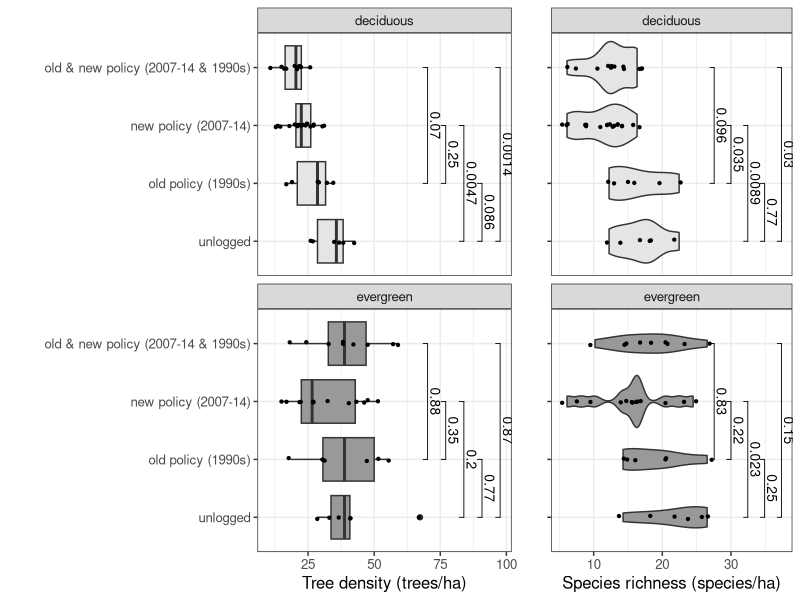
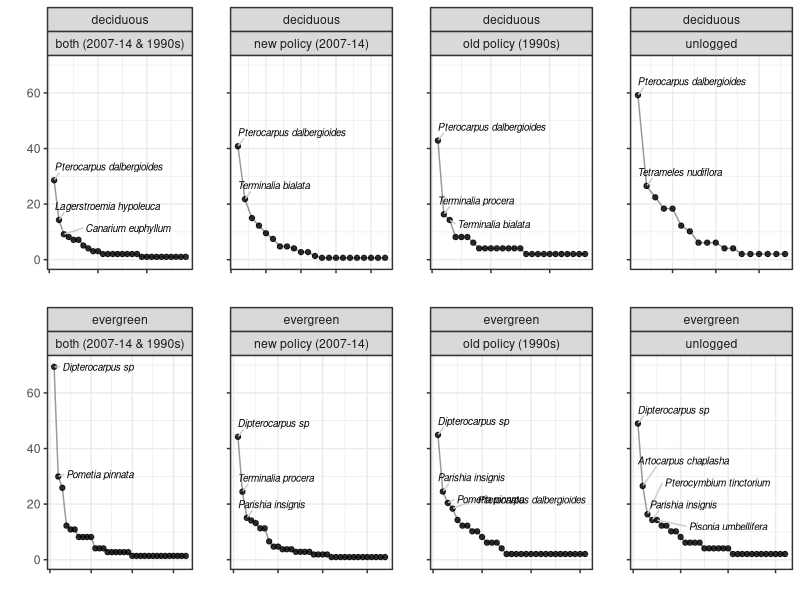
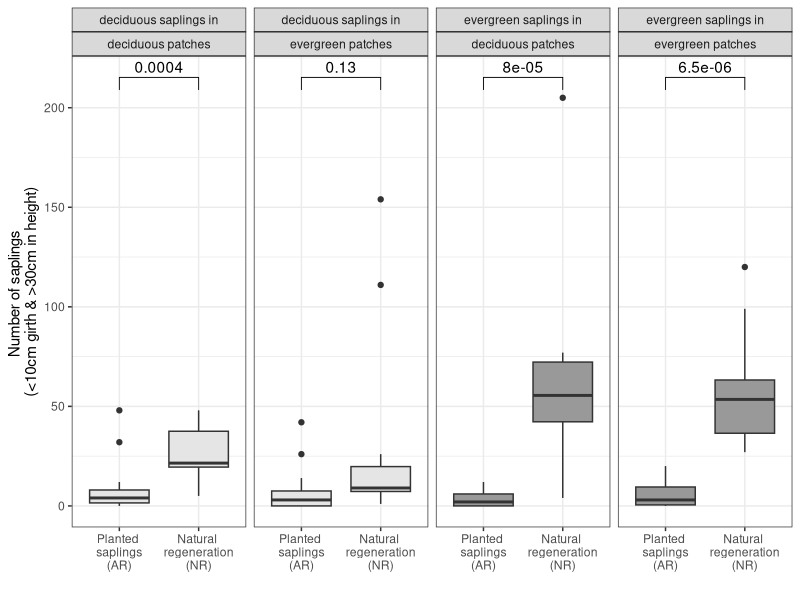

Recreate these plots in R, in order.
#### July 2023 ####

### Prep
library(tidyverse)
library(readxl)
library(ggpubr)
library(ggrepel)
library(cowplot)

### Figure 1: see PPT file
### Figure 2: Large tree density& richness ~ logging-treatment, forest-type ####

d.lar <- read_csv(file = "plotdata_large.csv")

dat2.tmp <- data.frame()
for(i in 1:n_distinct(d.lar$plot_ID))
{
  iplot <- d.lar %>% filter(plot_ID==sort(unique(d.lar$plot_ID))[i]) %>% filter(code!="stump")
  idat2 <-
    c(instem = nrow(iplot) * (1/0.49), # scaled to 1 ha
      # ieH = diversity(x = iplot %>% pull(code) %>% table(),index = "shannon") %>% exp(),
      insp = n_distinct(iplot$code) * (1/0.49)) # scaled to 1 ha

  dat2.tmp <- bind_rows(dat2.tmp,idat2)
}

dat2 <-
  dat2.tmp %>% mutate(plot_ID = sort(unique(d.lar$plot_ID))) %>%
  left_join(y = d.lar %>% select(plot_ID,treatment,forest_type) %>% unique())

comparisons_fig2 <- list( c("TL", "OL_far"), #c("TL", "OL_near"),
                          c("OL_far", "OL_near"),
                          c("baseline", "OL_near"),
                          c("baseline", "OL_far"),c("baseline", "TL"))

commongg_fig2 <- list(
  stat_compare_means(comparisons = comparisons_fig2,method = "t.test",
                          paired = F,label = "p.format", size = 3.5),
  scale_fill_manual(name ="",values = c("grey90","grey60")),
  scale_x_discrete(labels=c("unlogged"," old policy (1990s)","new policy (2007-14)",
                            "old & new policy (2007-14 & 1990s)")),
  theme_bw(),guides(fill=F),xlab(""),
  theme(text = element_text(size=12)),coord_flip())

fig2 <-
  plot_grid(
  ggplot(data = dat2,
         aes(y=instem,x=treatment)) +
    geom_boxplot(aes(fill=forest_type)) +
    geom_jitter(width = 0.03,size=0.8) + facet_wrap(.~forest_type,nrow = 2) +
    ylab("Tree density (trees/ha)") + commongg_fig2,

  ggplot(data = dat2,
         aes(y=insp,x=treatment)) +
    geom_violin(aes(fill=forest_type)) +
    geom_jitter(width = 0.03,size=0.8) + facet_wrap(.~forest_type,nrow = 2) +
    ylab("Species richness (species/ha)") + commongg_fig2 +
    theme(axis.text.y = element_blank()),
  rel_widths = c(1.85,1),
  ncol = 2)

ggsave(plot = fig2,filename = "figure2.png",device = "png",width = 24,height = 13,units = "cm",dpi = 300)

### Figure 3: Rank-abundance curves #####

d.lar <- read_csv(file = "plotdata_large.csv")

# d.lar %>% group_by(treatment,forest_type) %>% summarise(nplots = n_distinct(plot_ID))
# scaled each rank-abundance # of plots to make relative abundances comparable

d.rac_TL.e <- d.lar %>% filter(treatment=="TL",forest_type=="evergreen",code!="stump") %>%
  group_by(treatment,forest_type,species_ID) %>% summarise(nstem = n()) %>%
  arrange(-nstem) %>% mutate(cstem = cumsum(nstem),scaled_nstem = (nstem/1.5)*(1/0.49),
                             counter = row_number(), cstemperc = cstem/max(cstem))

d.rac_OLnear.e <- d.lar %>% filter(treatment=="OL_near",forest_type=="evergreen",code!="stump") %>%
  group_by(treatment,forest_type,species_ID) %>% summarise(nstem = n()) %>%
  arrange(-nstem) %>% mutate(cstem = cumsum(nstem),scaled_nstem = (nstem/2.17)*(1/0.49),
                             counter = row_number(), cstemperc = cstem/max(cstem))

d.rac_OLfar.e <- d.lar %>% filter(treatment=="OL_far",forest_type=="evergreen",code!="stump") %>%
  group_by(treatment,forest_type,species_ID) %>% summarise(nstem = n()) %>%
  arrange(-nstem) %>% mutate(cstem = cumsum(nstem),scaled_nstem = (nstem/1)*(1/0.49),
                             counter = row_number(), cstemperc = cstem/max(cstem))

d.rac_baseline.e <- d.lar %>% filter(treatment=="baseline",forest_type=="evergreen",code!="stump") %>%
  group_by(treatment,forest_type,species_ID) %>% summarise(nstem = n()) %>%
  arrange(-nstem) %>% mutate(cstem = cumsum(nstem),scaled_nstem = (nstem/1)*(1/0.49),
                             counter = row_number(), cstemperc = cstem/max(cstem))

d.rac_TL.d <- d.lar %>% filter(treatment=="TL",forest_type=="deciduous",code!="stump") %>%
  group_by(treatment,forest_type,species_ID) %>% summarise(nstem = n()) %>%
  arrange(-nstem) %>% mutate(cstem = cumsum(nstem), scaled_nstem = (nstem/2)*(1/0.49),
                             counter = row_number(), cstemperc = cstem/max(cstem))

d.rac_OLnear.d <- d.lar %>% filter(treatment=="OL_near",forest_type=="deciduous",code!="stump") %>%
  group_by(treatment,forest_type,species_ID) %>% summarise(nstem = n()) %>%
  arrange(-nstem) %>% mutate(cstem = cumsum(nstem),scaled_nstem = (nstem/3)*(1/0.49),
                             counter = row_number(), cstemperc = cstem/max(cstem))

d.rac_OLfar.d <- d.lar %>% filter(treatment=="OL_far",forest_type=="deciduous",code!="stump") %>%
  group_by(treatment,forest_type,species_ID) %>% summarise(nstem = n()) %>%
  arrange(-nstem) %>% mutate(cstem = cumsum(nstem),scaled_nstem = (nstem/1)*(1/0.49),
                             counter = row_number(), cstemperc = cstem/max(cstem))

d.rac_baseline.d <- d.lar %>% filter(treatment=="baseline",forest_type=="deciduous",code!="stump") %>%
  group_by(treatment,forest_type,species_ID) %>% summarise(nstem = n()) %>%
  arrange(-nstem) %>% mutate(cstem = cumsum(nstem),scaled_nstem = (nstem/1)*(1/0.49),
                             counter = row_number(), cstemperc = cstem/max(cstem))

treatment.labs <- c("unlogged","old policy (1990s)","new policy (2007-14)", "both (2007-14 & 1990s)")
names(treatment.labs) <- c("baseline", "OL_far", "OL_near","TL")

commongg_fig3 <- list(geom_line(alpha = 0.4),
                 geom_point(alpha = 0.8), ylim(0,70),
                 facet_wrap(forest_type ~ treatment,nrow = 2,scales = "free_x",
                            labeller = labeller(treatment = treatment.labs)),
                 ylab(""),xlab(""),theme_bw(),
                 geom_text_repel(aes(label = ifelse(cstemperc <= 0.5,
                                                    species_ID,""),fontface = 'italic'),
                                 size = 2.5,box.padding = 0.35,
                                 min.segment.length = 0,nudge_y = 5,
                                 segment.colour = "gray80",max.overlaps = Inf,
                                 xlim = c(NA,NA),ylim = c(NA,NA)),
                 theme(axis.text.x = element_blank(),
                       text = element_text(size=11),
                       panel.spacing = unit(0.1,"lines")),
                 coord_cartesian(clip = "off"))

specialgg_fig3_evergreenboth <- list(geom_line(alpha = 0.4),
                      geom_point(alpha = 0.8), ylim(0,70),
                      facet_wrap(forest_type ~ treatment,nrow = 2,scales = "free_x",
                                 labeller = labeller(treatment = treatment.labs)),
                      ylab(""),xlab(""),theme_bw(),
                      geom_text_repel(aes(label = ifelse(cstemperc <= 0.5,
                                                         species_ID,""),fontface = 'italic'),
                                      size = 2.5,box.padding = 0.35,
                                      min.segment.length = 0,nudge_y = 0,
                                      segment.colour = "gray80",max.overlaps = Inf,
                                      xlim = c(NA,NA),ylim = c(NA,NA)),
                      theme(axis.text.x = element_blank(),
                            text = element_text(size=11),
                            panel.spacing = unit(0.1,"lines")),
                      coord_cartesian(clip = "off"))

fig3 <-
  plot_grid(
    ggplot(data = d.rac_TL.d, aes(y = scaled_nstem,x=counter)) + commongg_fig3,
    ggplot(data = d.rac_OLnear.d, aes(y = scaled_nstem,x=counter)) + commongg_fig3 + theme(axis.text.y = element_blank()),
    ggplot(data = d.rac_OLfar.d, aes(y = scaled_nstem,x=counter)) + commongg_fig3 + theme(axis.text.y = element_blank()),
    ggplot(data = d.rac_baseline.d, aes(y = scaled_nstem,x=counter)) + commongg_fig3 + theme(axis.text.y = element_blank()),
    ggplot(data = d.rac_TL.e, aes(y = scaled_nstem,x=counter)) + specialgg_fig3_evergreenboth,
    ggplot(data = d.rac_OLnear.e, aes(y = scaled_nstem,x=counter)) + commongg_fig3 + theme(axis.text.y = element_blank()),
    ggplot(data = d.rac_OLfar.e, aes(y = scaled_nstem,x=counter)) + commongg_fig3 + theme(axis.text.y = element_blank()),
    ggplot(data = d.rac_baseline.e, aes(y = scaled_nstem,x=counter)) + commongg_fig3 + theme(axis.text.y = element_blank()),greedy = TRUE,

    nrow = 2)

ggsave(plot = fig3,filename = "figure3.png",device = "png",width = 21,height = 12,units = "cm",dpi = 300)

### Figure 4: Regen ####

d.nra <- read_xlsx(path = "nra_data.xlsx",sheet = 1)
d.treecode <- read_csv("treecodes.csv")
d.nra_fin <-
  left_join(x = d.nra,
            y = d.treecode %>% select(code_new,species_ID,tmp_phenology),
            by = c("species"="code_new"))

n_unknown_stems <-
  d.nra_fin[which(is.na(d.nra_fin$tmp_phenology)),] %>%
  mutate(unknown_nos = nra_sure+natural+unsure+nra_mostly) %>%
  pull(unknown_nos) %>% sum()

d.nra_fin <- d.nra_fin %>% filter(species!="uid")
nra_plotlist <- sort(unique(d.nra$plot_name))

dat4.tmp <- tibble()
for(i in 1:n_distinct(d.nra$plot_name))
{
  iplot <- d.nra_fin %>% filter(plot_name == nra_plotlist[i])
  iplot_E <- iplot %>% filter(tmp_phenology=="E")
  iplot_D <- iplot %>% filter(tmp_phenology=="D")
  idat3 <-
    c(#instem_ar = sum(iplot$nra_sure) + sum(iplot$nra_mostly) + sum(iplot$unsure),
      #instem_nr = sum(iplot$natural),
      #insp_ar = iplot %>% filter(nra_sure>0 | unsure>0 | nra_mostly >0) %>% pull(species) %>% n_distinct(),
      #insp_nr = iplot %>% filter(natural>0) %>% pull(species) %>% n_distinct(),
      instemevergreen_ar = sum(iplot_E$nra_sure) + sum(iplot_E$nra_mostly) + sum(iplot_E$unsure),
      instemdeciduous_ar = sum(iplot_D$nra_sure) + sum(iplot_D$nra_mostly) + sum(iplot_D$unsure),
      instemevergreen_nr = sum(iplot_E$natural),
      instemdeciduous_nr = sum(iplot_D$natural))

  dat4.tmp <- bind_rows(dat4.tmp,idat3)
}

dat4 <-
  dat4.tmp %>%
  mutate(plot_name = nra_plotlist) %>%
  full_join(x = d.nra %>% select(plot_name,plot_type) %>% distinct(),
            y = .) %>%
  pivot_longer(cols = c(-plot_name,-plot_type),values_to = "count") %>%
  separate(col = "name",into = c("response","regen_type"),sep = "_",remove = T)

comparisons_fig4 <- list( c("ar", "nr"))

aov(data = dat4[dat4$regen_type=="ar",],formula = count ~ plot_type:response) %>% summary() # for maintext


nra.labs_resp <- c("deciduous saplings in","evergreen saplings in")
names(nra.labs_resp) <- c("instemdeciduous","instemevergreen")

nra.labs_ftype <- c("deciduous patches","evergreen patches")
names(nra.labs_ftype) <- c("deciduous","evergreen")

fig4 <-
ggplot(data = dat4 %>% filter(response %in% c("instemevergreen","instemdeciduous")),
         aes(y=count,x=regen_type)) +
      geom_boxplot(aes(fill=response)) +
      facet_grid(.~response + plot_type,
                 labeller = labeller(response = nra.labs_resp,
                                     plot_type = nra.labs_ftype),
                 scales = "free") +
  theme_bw() + scale_fill_manual(name ="",values = c("grey90","grey60")) +
  guides(fill=F) + xlab("") +
  scale_x_discrete(labels = c("Planted \n saplings \n(AR)",
                              "Natural \n regeneration \n(NR)")) +
  ylab("Number of saplings \n(<10cm girth & >30cm in height)") +
stat_compare_means(comparisons = comparisons_fig4,method = "t.test",
                   paired = F,label = after_stat("p.format"))

ggsave(plot = fig4,filename = "figure4.png",device = "png",width = 22,height = 14,units = "cm",dpi = 300)
